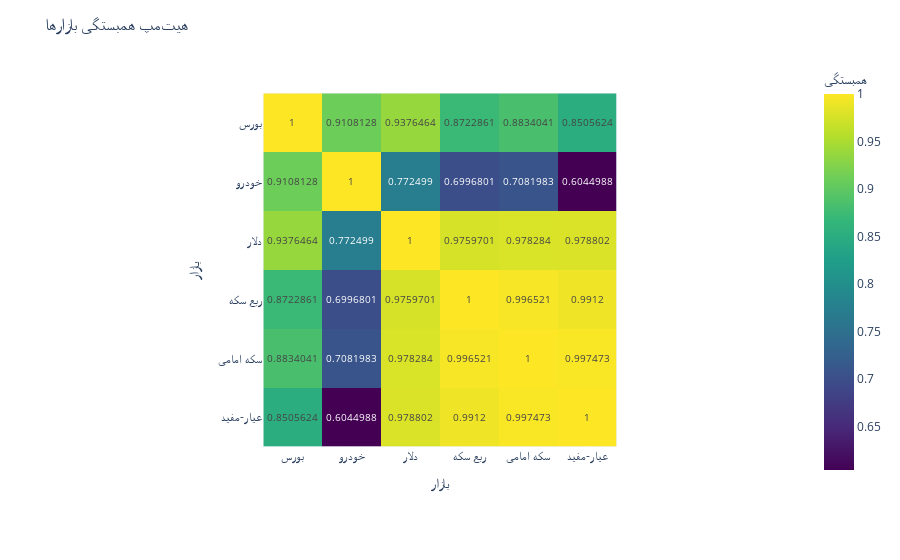

Notebook code cell kept with this figure:
### Code cell
set_custom_output_height(height=800)

pivot_df = df.copy()

pivot_df = pivot_df[pivot_df['market_type'] != 'Bourse-Khodro']
# pivot_df = pivot_df[pivot_df['market_type'] != 'Bitcoin']
pivot_df['market_type'] = pivot_df['market_type'].apply(lambda x: MARKET_NAMES.get(str(x), 'Unknown'))

pivot_df = pivot_df.pivot(index='persian_date', columns='market_type', values='closing')

correlation_matrix = pivot_df.corr()

fig = px.imshow(correlation_matrix,
                text_auto=True,
                labels=dict(x="بازار", y="بازار", color="همبستگی"),
                x=correlation_matrix.columns,
                y=correlation_matrix.index,
                color_continuous_scale="Viridis")

fig.update_layout(title="هیتمپ همبستگی بازارها",
                  height=800,
                  xaxis_title="بازار",
                  yaxis_title="بازار")

fig.show()

### Figure 1 — Plotly figure (JSON) as saved in the notebook; plotly's stock layout.template omitted (floating-point values rounded to 4 significant figures)
{"data": [{"coloraxis": "coloraxis", "hovertemplate": "بازار: %{x}<br>بازار: %{y}<br>همبستگی: %{z}<extra></extra>", "name": "0", "texttemplate": "%{z}", "type": "heatmap", "x": ["بورس", "خودرو", "دلار", "ربع سکه", "سکه امامی", "عیار-مفید"], "xaxis": "x", "y": ["بورس", "خودرو", "دلار", "ربع سکه", "سکه امامی", "عیار-مفید"], "yaxis": "y", "z": [[1, 0.9108, 0.9376, 0.8723, 0.8834, 0.8506], [0.9108, 1, 0.7725, 0.6997, 0.7082, 0.6045], [0.9376, 0.7725, 1, 0.976, 0.9783, 0.9788], [0.8723, 0.6997, 0.976, 1, 0.9965, 0.9912], [0.8834, 0.7082, 0.9783, 0.9965, 1, 0.9975], [0.8506, 0.6045, 0.9788, 0.9912, 0.9975, 1]]}], "layout": {"autosize": true, "coloraxis": {"colorbar": {"title": {"text": "همبستگی"}}, "colorscale": [[0, "#440154"], [0.1111, "#482878"], [0.2222, "#3e4989"], [0.3333, "#31688e"], [0.4444, "#26828e"], [0.5556, "#1f9e89"], [0.6667, "#35b779"], [0.7778, "#6ece58"], [0.8889, "#b5de2b"], [1, "#fde725"]]}, "margin": {"t": 60}, "title": {"text": "هیتمپ همبستگی بازارها"}, "xaxis": {"anchor": "y", "autorange": true, "constrain": "domain", "domain": [0.2546, 0.7454], "range": [-0.5, 5.5], "scaleanchor": "y", "title": {"text": "بازار"}, "type": "category"}, "yaxis": {"anchor": "x", "autorange": true, "constrain": "domain", "domain": [0, 1], "range": [5.5, -0.5], "title": {"text": "بازار"}, "type": "category"}}}
